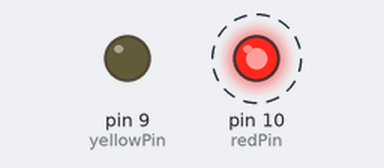
The sketch below on a simulated Arduino Uno, built with avr-gcc and run on an emulated ATmega328P. On the bench: output pins drawn as LEDs (lit = HIGH). Dashed ring = blinking.

Above: at 0.12 s.
At 4.12 s:
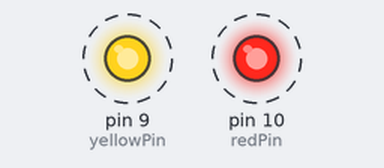
Timing chart, 0 to 4.6 s (numbered marks = the images above):
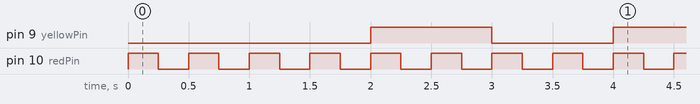

Measured:
- by itself, pin 9 (yellowPin): alternates HIGH for 1.0 s and LOW for 1.0 s
- by itself, pin 10 (redPin): alternates HIGH for 0.25 s and LOW for 0.25 s

The sketch:

ecolocation.ino
```cpp
#include <TimerOne.h>
int yellowPin = 9;
int redPin = 10;

bool yellowOn = false;

void setup(){
    pinMode(redPin, OUTPUT);
    pinMode(yellowPin, OUTPUT);
    // how long before we run
    Timer1.initialize(1000000);
    Timer1.attachInterrupt(BlinkYellow);
}

void BlinkYellow()
{
    if( yellowOn )
    {
        digitalWrite(yellowPin, HIGH);
    }
    else
    {
        digitalWrite(yellowPin, LOW);
    }
    yellowOn = !yellowOn;

    return;
}

void loop(){
    digitalWrite(redPin, HIGH);
    delay(250);
    digitalWrite(redPin, LOW);
    delay(250);
}
```
